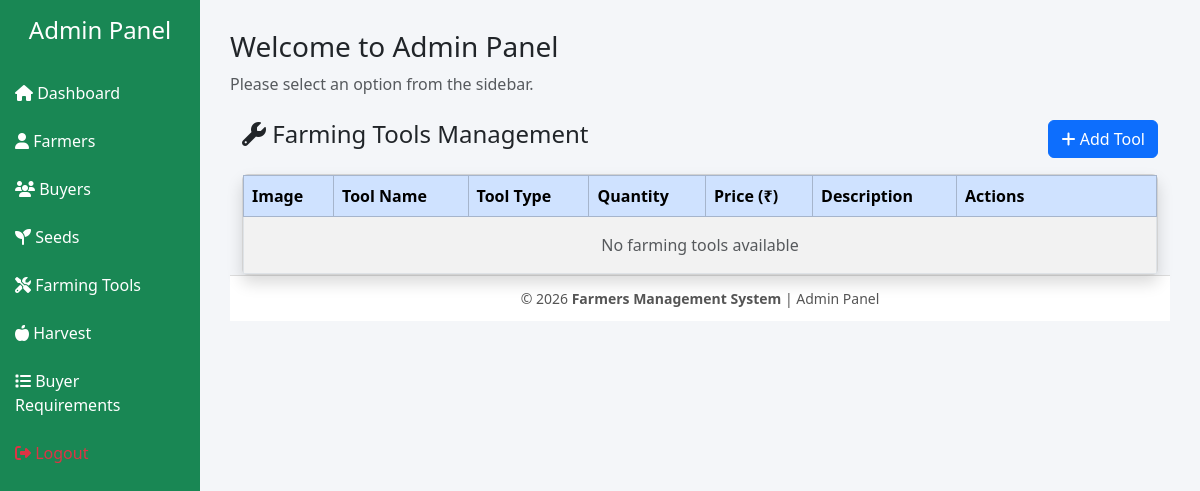
Page /AdminApp/view_Farming_tools/ on the earlier database version.
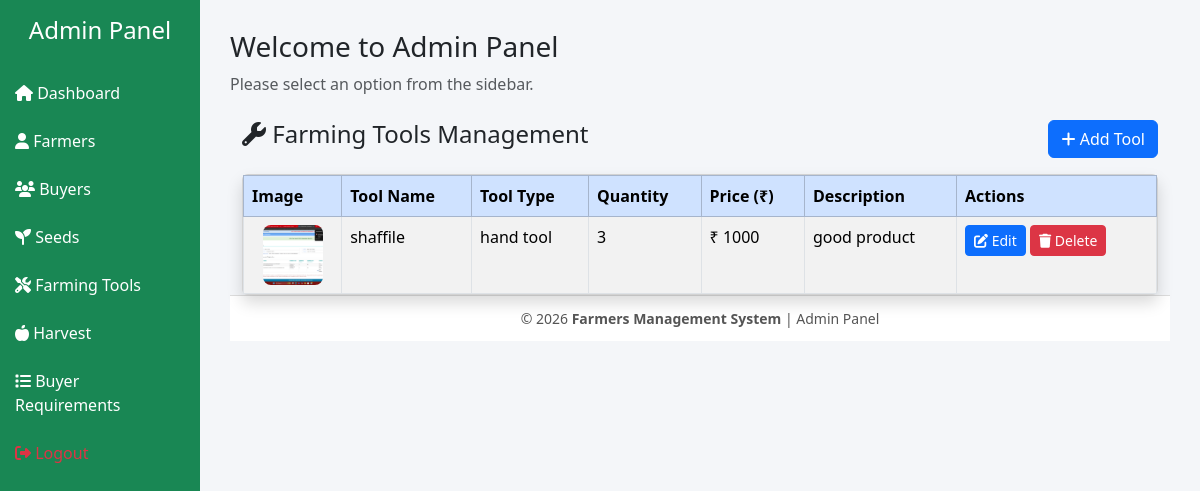
Same page on the later database version.
### AdminApp/models.py (models this page shows)
class Farming_Tools_Db(models.Model):
    tool_name=models.CharField(max_length=100,null=True,blank=True)
    tool_type=models.CharField(max_length=100,null=True,blank=True)
    tool_quantity=models.IntegerField(null=True,blank=True)
    tool_price=models.IntegerField(null=True,blank=True)
    tool_image=models.ImageField(upload_to="Tools_image",null=True,blank=True)
    tool_description=models.CharField(max_length=250,null=True,blank=True)

### AdminApp/views.py (the view)
# urls.py: path('view_Farming_tools/', views.view_Farming_tools, name='view_Farming_tools'),
def view_Farming_tools(request):
    data=Farming_Tools_Db.objects.all()
    return render(request, 'view_Farming_tools.html',
                  {'data':data})

### AdminApp/templates/view_Farming_tools.html
{% extends 'base.html' %}
{% block content %}
<div class="container mt-4">
    <div class="page-header d-flex justify-content-between align-items-center mb-3">
        <h4><i class="fa fa-wrench"></i> Farming Tools Management</h4>
        <a href="{% url 'Add_Farming_Tool' %}" class="btn btn-primary">
            <i class="fa fa-plus"></i> Add Tool
        </a>
    </div>
    <div class="card shadow">
        <div class="card-body p-0">
            <table class="table table-bordered table-striped mb-0">
                <thead class="table-primary">
                <tr>
                    <th>Image</th>
                    <th>Tool Name</th>
                    <th>Tool Type</th>
                    <th>Quantity</th>
                    <th>Price (₹)</th>
                    <th>Description</th>
                    <th width="200">Actions</th>
                </tr>
                </thead>
                <tbody>
                {% for tool in data %}
                <tr>
                    <td class="text-center">
                        {% if tool.tool_image %}
                        <img src="{{ tool.tool_image.url }}"
                             alt="Tool Image"
                             style="width:60px;height:60px;object-fit:cover;border-radius:8px;">
                        {% else %}
                        <span class="text-muted">No Image</span>
                        {% endif %}
                    </td>
                    <td>{{ tool.tool_name }}</td>
                    <td>{{ tool.tool_type }}</td>
                    <td>{{ tool.tool_quantity }}</td>
                    <td>₹ {{ tool.tool_price }}</td>
                    <td style="max-width:250px;">
                        {{ tool.tool_description }}
                    </td>
                    <td>
                        <a href="#"
                           class="btn btn-sm btn-primary">
                            <i class="fa fa-edit"></i> Edit
                        </a>
                        <a href="#"
                           class="btn btn-sm btn-danger"
                           onclick="return confirm('Are you sure you want to delete this tool?')">
                            <i class="fa fa-trash"></i> Delete
                        </a>
                    </td>
                </tr>
                {% empty %}
                <tr>
                    <td colspan="7" class="text-center text-muted py-3">
                        No farming tools available
                    </td>
                </tr>
                {% endfor %}
                </tbody>
            </table>
        </div>
    </div>
</div>
{% endblock %}

### AdminApp/templates/base.html (shortened to what this page needs)
<!DOCTYPE html>
<html lang="en">
<head>
    <link href="https://cdn.jsdelivr.net/npm/bootstrap@5.3.2/dist/css/bootstrap.min.css" rel="stylesheet">
    <link href="https://cdnjs.cloudflare.com/ajax/libs/font-awesome/6.5.0/css/all.min.css" rel="stylesheet">
</head>
<body>
<div class="container-fluid">
    <div class="row">
        <div class="col-md-2 sidebar p-0">
            <h4 class="text-center text-white py-3">Admin Panel</h4>
            <a href="{% url 'baseFarmer' %}">
                <i class="fa fa-home"></i> Dashboard
            </a>
            <a data-bs-toggle="collapse" href="#farmersMenu">
                <i class="fa fa-user"></i> Farmers
            </a>
            <a data-bs-toggle="collapse" href="#buyersMenu">
                <i class="fa fa-users"></i> Buyers
            </a>
            <a data-bs-toggle="collapse" href="#seedsMenu">
                <i class="fa fa-seedling"></i> Seeds
            </a>
            <a data-bs-toggle="collapse" href="#toolsMenu">
                <i class="fa fa-tools"></i> Farming Tools
            </a>
            <a data-bs-toggle="collapse" href="#harvestMenu">
                <i class="fa fa-apple-whole"></i> Harvest
            </a>
            <a data-bs-toggle="collapse" href="#requirementsMenu">
                <i class="fa fa-list"></i> Buyer Requirements
            </a>
            <a href="logout.html" class="text-danger">
                <i class="fa fa-sign-out-alt"></i> Logout
            </a>
        </div>
        <div class="col-md-10 d-flex flex-column p-0">
            <div class="content">
                <h3>Welcome to Admin Panel</h3>
                <p class="text-muted">
                    Please select an option from the sidebar.
                </p>
                 {% block content %}{% endblock %}
            <footer>
                © 2026 <strong>Farmers Management System</strong> | Admin Panel
            </footer>
        </div>
    </div>
</div>
</body>
</html>

### AdminApp/templates/base.html (style rules this page uses)
body { background-color: #f4f6f9; }
.sidebar { min-height: 100vh; background-color: #198754; }
.sidebar a { color: #fff; text-decoration: none; display: block; padding: 12px 15px; }
.content { padding: 30px; }
footer { background-color: #fff; border-top: 1px solid #ddd; padding: 12px; text-align: center; font-size: 14px; color: #555; }

Differences in the rows shown:
added Farming_Tools_Db: tool_image (picture), tool_name "shaffile", tool_type "hand tool", tool_quantity "3", tool_price "1000", tool_description "good product"
Other differences:
text no longer shown: "No farming tools available"
